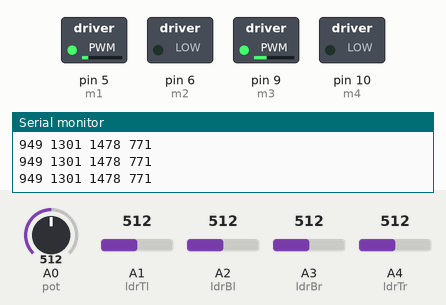
The sketch below on a simulated Arduino Uno, built with avr-gcc and run on an emulated ATmega328P. Parts: switched loads named in the sketch (green lamp = pin HIGH), the last lines printed to the serial monitor. The test bench sets the inputs (shaded band); at power-on: A1 (ldrTl) = 512, A0 (pot) = 512, A2 (ldrBl) = 512, A3 (ldrBr) = 512, A4 (ldrTr) = 512.

Above: at 1.2 s.
1.3 s: A1 (ldrTl) set to 699
2.8 s: A1 (ldrTl) set to 716
At 3.5 s:
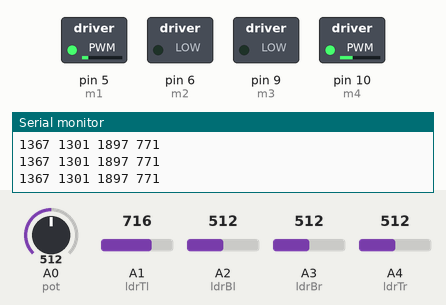
4.3 s: A0 (pot) set to 731
5.8 s: A0 (pot) set to 767
At 6.4 s:
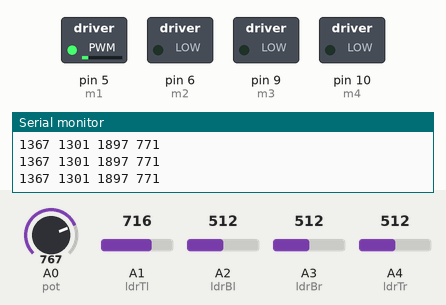
7.3 s: A1 (ldrTl) set to 670
8.8 s: A1 (ldrTl) set to 653
At 9.2 s:
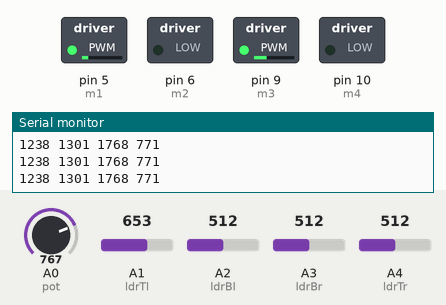
Timing chart, 0 to 11.8 s (numbered marks = the images above; inputs shaded):
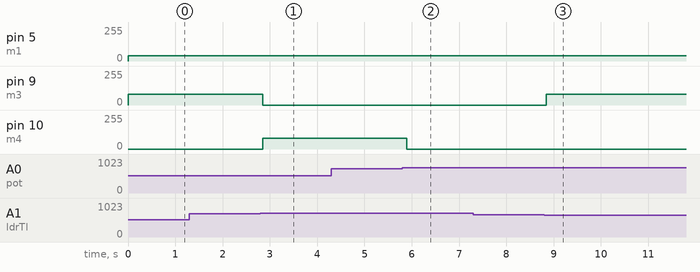

Measured:
- the behaviour switches between 708 and 709 on A1 (ldrTl) (found by bisection; images 0 and 1)
- the behaviour switches between 749 and 750 on A0 (pot) (found by bisection; images 1 and 2)
- the behaviour switches between 660 and 659 on A1 (ldrTl) (found by bisection; images 2 and 3)
- after the input at 2.8 s, pin 9 (m3): 80/255 → 0/255 after 0.05 s; pin 10 (m4): 0/255 → 80/255 after 0.05 s
- after the input at 5.8 s, pin 10 (m4): 80/255 → 0/255 after 0.10 s
- after the input at 8.8 s, pin 9 (m3): 0/255 → 80/255 after 0.05 s

The sketch:

SolarPanelArduiunoCode.ino
```cpp
#define ldrTr A4
#define ldrTl A1
#define ldrBl A2
#define ldrBr A3
#define pot A0 //ENCODER (POTENTIOMETER)
#define m1 5    //vertical
#define m2 6    //vertical
#define m3 9    //horizontal
#define m4 10    //horizontal

int topAverage, bottomAverage, leftAverage, rightAverage, encoderValue;

const int ldrLimit = 50;
const int encoderMin = 100;
const int encoderMax = 750;
const int motorSpeed = 80;

void setup(){
  Serial.begin(9600);
  pinMode(ldrTl, INPUT);
  pinMode(ldrTr, INPUT);
  pinMode(ldrBl, INPUT);
  pinMode(ldrBr, INPUT);
  pinMode(m1, OUTPUT);
  pinMode(m2, OUTPUT);
  pinMode(m3, OUTPUT);
  pinMode(m4, OUTPUT);
  pinMode(pot, INPUT);
}

void loop(){
  ReadSensors();
  Serial.print(topAverage);
  Serial.print(" ");
  Serial.print(bottomAverage);
  Serial.print(" ");
  Serial.print(leftAverage);
  Serial.print(" ");
  Serial.print(rightAverage);
  Serial.println(" ");

  if (abs(topAverage - bottomAverage) > ldrLimit){
    if (topAverage > bottomAverage && encoderValue < encoderMax){
      analogWrite(m3, 0);
      analogWrite(m4, motorSpeed);
    } else if (topAverage < bottomAverage && encoderValue > encoderMin){
      analogWrite(m3, motorSpeed);
      analogWrite(m4, 0);
    } else {
      analogWrite(m3, 0);
      analogWrite(m4, 0);
    }
  }

  if (abs(rightAverage - leftAverage) > ldrLimit){
    if (leftAverage > rightAverage){
      analogWrite(m1, motorSpeed / 2);
      analogWrite(m2, 0);
    } else if (leftAverage < rightAverage){
      analogWrite(m1, 0);
      analogWrite(m2, motorSpeed / 2);
    } else {
      analogWrite(m1, 0);
      analogWrite(m2, 0);
    }
  }
  delay(100);
}

void ReadSensors(){
  int bottomRight = analogRead(ldrBr);
  int topRight = analogRead(ldrTr);
  int topLeft = analogRead(ldrTl);
  int bottomLeft = analogRead(ldrBl);
  encoderValue = analogRead(pot);

  topRight = map(topRight, 550, 775, 100, 900);
  topLeft = map(topLeft, 65, 260, 100, 900);
  bottomLeft = map(bottomLeft, 200, 470, 100, 900);
  bottomRight = map(bottomRight, 50, 300, 100, 900);

  encoderValue = map(encoderValue, 0, 1023, 0, 1023); // If potentiometer range is not 0-1023

  topAverage = (topLeft + topRight) / 2;
  bottomAverage = (bottomLeft + bottomRight) / 2;
  leftAverage = (topLeft + bottomLeft) / 2;
  rightAverage = (topRight + bottomRight) / 2;
}
```
